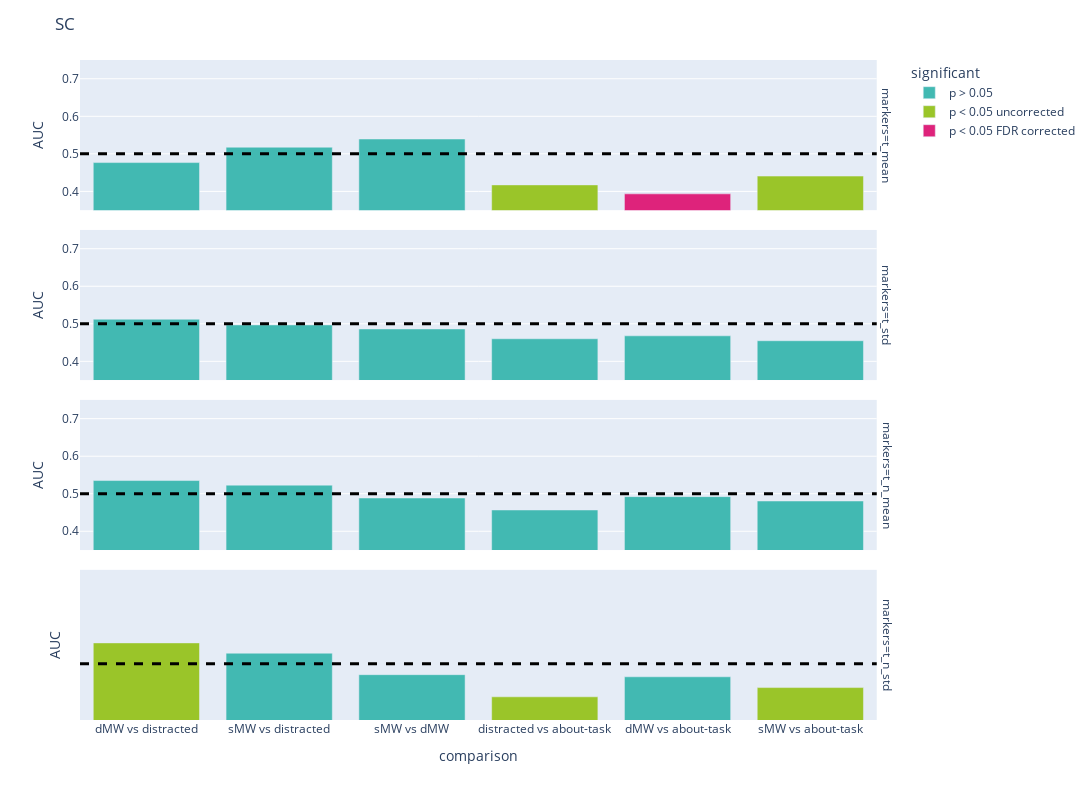

Write notebook code for a chart like this one.
### Code cell
df_ot= df_all_self.query("balance == 'unbalance'").query(f"markers in {['t_n_mean', 't_n_std', 't_mean', 't_std']}") #'p_e_8_mean', 'p_e_8_std', 'wSMI_8_mean', 'wSMI_8_std'
fig = px.bar(df_ot, x = 'comparison', y='AUC', facet_row = 'markers', color = 'significant', color_discrete_sequence = [lblue, green, pink], 
                         category_orders = {'significant': ['p > 0.05','p < 0.05 uncorrected', 'p < 0.05 FDR corrected']})
fig.add_hline(y=0.5, line_width=3, line_dash="dash", line_color="black")

fig.update_layout(
    title = 'SC',
    autosize=False,
    width=1600,
    height=800,
    yaxis = {
            'showticklabels': True,
            'tickmode': 'linear',
        'range': [0.35, 0.75]
        },
#             xaxis = {'title': 'a'}

)

### Figure 1 — Plotly figure (JSON) as saved in the notebook; plotly's stock layout.template omitted (floating-point values rounded to 4 significant figures)
{"data": [{"alignmentgroup": "True", "hovertemplate": "significant=p > 0.05<br>markers=t_mean<br>comparison=%{x}<br>AUC=%{y}<extra></extra>", "legendgroup": "p > 0.05", "marker": {"color": "#42B9B2"}, "name": "p > 0.05", "offsetgroup": "p > 0.05", "orientation": "v", "showlegend": true, "textposition": "auto", "type": "bar", "x": ["dMW vs distracted", "sMW vs distracted", "sMW vs dMW"], "xaxis": "x4", "y": [0.4767, 0.5176, 0.5396], "yaxis": "y4"}, {"alignmentgroup": "True", "hovertemplate": "significant=p > 0.05<br>markers=t_std<br>comparison=%{x}<br>AUC=%{y}<extra></extra>", "legendgroup": "p > 0.05", "marker": {"color": "#42B9B2"}, "name": "p > 0.05", "offsetgroup": "p > 0.05", "orientation": "v", "showlegend": false, "textposition": "auto", "type": "bar", "x": ["distracted vs about-task", "dMW vs about-task", "dMW vs distracted", "sMW vs about-task", "sMW vs distracted", "sMW vs dMW"], "xaxis": "x3", "y": [0.4601, 0.468, 0.5121, 0.4549, 0.497, 0.4862], "yaxis": "y3"}, {"alignmentgroup": "True", "hovertemplate": "significant=p > 0.05<br>markers=t_n_mean<br>comparison=%{x}<br>AUC=%{y}<extra></extra>", "legendgroup": "p > 0.05", "marker": {"color": "#42B9B2"}, "name": "p > 0.05", "offsetgroup": "p > 0.05", "orientation": "v", "showlegend": false, "textposition": "auto", "type": "bar", "x": ["distracted vs about-task", "dMW vs about-task", "dMW vs distracted", "sMW vs about-task", "sMW vs distracted", "sMW vs dMW"], "xaxis": "x2", "y": [0.4568, 0.4923, 0.5352, 0.4807, 0.5229, 0.4886], "yaxis": "y2"}, {"alignmentgroup": "True", "hovertemplate": "significant=p > 0.05<br>markers=t_n_std<br>comparison=%{x}<br>AUC=%{y}<extra></extra>", "legendgroup": "p > 0.05", "marker": {"color": "#42B9B2"}, "name": "p > 0.05", "offsetgroup": "p > 0.05", "orientation": "v", "showlegend": false, "textposition": "auto", "type": "bar", "x": ["dMW vs about-task", "sMW vs distracted", "sMW vs dMW"], "xaxis": "x", "y": [0.4651, 0.5279, 0.4708], "yaxis": "y"}, {"alignmentgroup": "True", "hovertemplate": "significant=p < 0.05 uncorrected<br>markers=t_mean<br>comparison=%{x}<br>AUC=%{y}<extra></extra>", "legendgroup": "p < 0.05 uncorrected", "marker": {"color": "#9AC529"}, "name": "p < 0.05 uncorrected", "offsetgroup": "p < 0.05 uncorrected", "orientation": "v", "showlegend": true, "textposition": "auto", "type": "bar", "x": ["distracted vs about-task", "sMW vs about-task"], "xaxis": "x4", "y": [0.4173, 0.4407], "yaxis": "y4"}, {"alignmentgroup": "True", "hovertemplate": "significant=p < 0.05 uncorrected<br>markers=t_n_std<br>comparison=%{x}<br>AUC=%{y}<extra></extra>", "legendgroup": "p < 0.05 uncorrected", "marker": {"color": "#9AC529"}, "name": "p < 0.05 uncorrected", "offsetgroup": "p < 0.05 uncorrected", "orientation": "v", "showlegend": false, "textposition": "auto", "type": "bar", "x": ["distracted vs about-task", "dMW vs distracted", "sMW vs about-task"], "xaxis": "x", "y": [0.4118, 0.5554, 0.4364], "yaxis": "y"}, {"alignmentgroup": "True", "hovertemplate": "significant=p < 0.05 FDR corrected<br>markers=t_mean<br>comparison=%{x}<br>AUC=%{y}<extra></extra>", "legendgroup": "p < 0.05 FDR corrected", "marker": {"color": "#DE237B"}, "name": "p < 0.05 FDR corrected", "offsetgroup": "p < 0.05 FDR corrected", "orientation": "v", "showlegend": true, "textposition": "auto", "type": "bar", "x": ["dMW vs about-task"], "xaxis": "x4", "y": [0.3934], "yaxis": "y4"}], "layout": {"annotations": [{"showarrow": false, "text": "markers=t_n_std", "textangle": 90, "x": 0.98, "xanchor": "left", "xref": "paper", "y": 0.1138, "yanchor": "middle", "yref": "paper"}, {"showarrow": false, "text": "markers=t_n_mean", "textangle": 90, "x": 0.98, "xanchor": "left", "xref": "paper", "y": 0.3712, "yanchor": "middle", "yref": "paper"}, {"showarrow": false, "text": "markers=t_std", "textangle": 90, "x": 0.98, "xanchor": "left", "xref": "paper", "y": 0.6288, "yanchor": "middle", "yref": "paper"}, {"showarrow": false, "text": "markers=t_mean", "textangle": 90, "x": 0.98, "xanchor": "left", "xref": "paper", "y": 0.8862, "yanchor": "middle", "yref": "paper"}], "autosize": false, "barmode": "relative", "height": 800, "legend": {"title": {"text": "significant"}, "tracegroupgap": 0}, "margin": {"t": 60}, "shapes": [{"line": {"color": "black", "dash": "dash", "width": 3}, "type": "line", "x0": 0, "x1": 1, "xref": "x domain", "y0": 0.5, "y1": 0.5, "yref": "y"}, {"line": {"color": "black", "dash": "dash", "width": 3}, "type": "line", "x0": 0, "x1": 1, "xref": "x2 domain", "y0": 0.5, "y1": 0.5, "yref": "y2"}, {"line": {"color": "black", "dash": "dash", "width": 3}, "type": "line", "x0": 0, "x1": 1, "xref": "x3 domain", "y0": 0.5, "y1": 0.5, "yref": "y3"}, {"line": {"color": "black", "dash": "dash", "width": 3}, "type": "line", "x0": 0, "x1": 1, "xref": "x4 domain", "y0": 0.5, "y1": 0.5, "yref": "y4"}], "title": {"text": "SC"}, "width": 1600, "xaxis": {"anchor": "y", "autorange": true, "domain": [0, 0.98], "range": [-0.5, 5.5], "title": {"text": "comparison"}, "type": "category"}, "xaxis2": {"anchor": "y2", "autorange": true, "domain": [0, 0.98], "matches": "x", "range": [-0.5, 5.5], "showticklabels": false, "type": "category"}, "xaxis3": {"anchor": "y3", "autorange": true, "domain": [0, 0.98], "matches": "x", "range": [-0.5, 5.5], "showticklabels": false, "type": "category"}, "xaxis4": {"anchor": "y4", "autorange": true, "domain": [0, 0.98], "matches": "x", "range": [-0.5, 5.5], "showticklabels": false, "type": "category"}, "yaxis": {"anchor": "x", "domain": [0, 0.2275], "range": [0.35, 0.75], "showticklabels": true, "tickmode": "linear", "title": {"text": "AUC"}, "type": "linear"}, "yaxis2": {"anchor": "x2", "domain": [0.2575, 0.485], "matches": "y", "title": {"text": "AUC"}, "type": "linear"}, "yaxis3": {"anchor": "x3", "domain": [0.515, 0.7425], "matches": "y", "title": {"text": "AUC"}, "type": "linear"}, "yaxis4": {"anchor": "x4", "domain": [0.7725, 1], "matches": "y", "title": {"text": "AUC"}, "type": "linear"}}}
